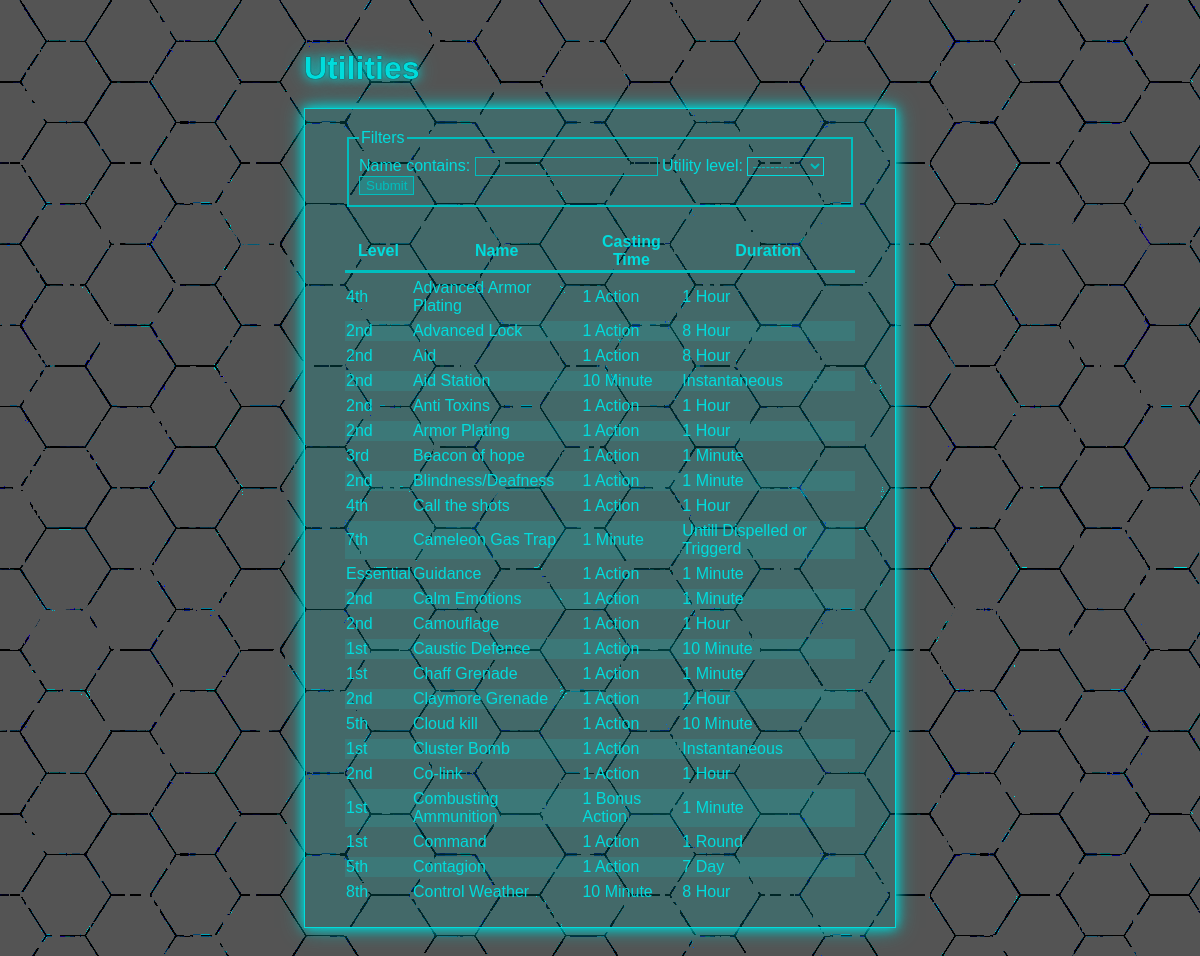
Screenshot of /utilities/ with the database file from the repository.
### utilities/models.py (models this page shows, shortened)
class Utility(models.Model):
    name = models.CharField(max_length=25)
    description = models.TextField(blank=True)
    at_higher_levels = models.TextField(blank=True)
    ritual = models.BooleanField(default=False)
    utility_level = models.ForeignKey(
        UtilityLevel, models.SET_DEFAULT, default=0)
    casting_time_unit = models.ForeignKey(
        UtilityCastingTimeUnit, models.SET_DEFAULT, default=1)
    casting_time_quantity = models.IntegerField(null=True)
    reaction_casting_description = models.TextField(blank=True)
    components = models.ManyToManyField(UtilityComponent, blank=True)
    material_components = models.TextField(blank=True)
    range_type = models.ForeignKey(RangeType, models.SET_NULL, null=True)
    range_distance = models.IntegerField(null=True, default=0)
    duration_type = models.ForeignKey(DurationType, models.SET_NULL, null=True)
    duration_time_unit = models.ForeignKey(
        DurationTimeUnit, on_delete=models.SET_NULL, null=True, blank=True)
    duration_quantity = models.IntegerField(null=True, blank=True)
    origin = models.CharField(max_length=25, blank=True)
    origin_link = models.URLField(blank=True)
    class Meta:
        verbose_name_plural = 'Utilities'

class UtilityLevel(models.Model):
    id = models.IntegerField(primary_key=True)
    level = models.CharField(max_length=10)
    def __str__(self):
        return self.level

class UtilityCastingTimeUnit(models.Model):
    unit = models.CharField(max_length=15)
    def __str__(self):
        return self.unit

class DurationTimeUnit(models.Model):
    unit = models.CharField(max_length=10)
    def __str__(self):
        return self.unit

class DurationType(models.Model):
    type = models.CharField(max_length=30)
    def __str__(self):
        return self.type

### utilities/views.py (the view)
# urls.py: path('', views.utility_list, name='utility_list'),
def utility_list(request):
    utilities = Utility.objects.all()
    utilities_filter = UtilityFilter(request.GET, queryset=utilities)
    context = {
        'utilities_filter': utilities_filter
    }
    return render(request, "utilities/utility_list.html", context)

### utilities/templates/utilities/utility_list.html
{% extends 'utilities/base.html' %}
{% block 'header' %}
<h1>Utilities</h1>
{% endblock 'header' %}
{% block 'content' %}
<div>
  <form method="get">
    <fieldset>
      <legend>Filters</legend>
      {{ utilities_filter.form }}
      <button>Submit</button>
    </fieldset>
  </form>
</div>
  {% if utilities_filter.qs %}
  <table>
    <thead>
      <tr>
        <th>Level</th>
        <th>Name</th>
        <th>Casting Time</th>
        <th class="md">Duration</th>
      </tr>
    </thead>
    <tbody>
      {% for utility in utilities_filter.qs %}
      <tr class="data-href" onclick="javascript:window.location.href=`{% url 'detail' utility.id %}`; return false;">
        <td>{{ utility.utility_level }}</td>
        <td>{{ utility.name }}</td>
        <td>{{ utility.casting_time_quantity }} {{ utility.casting_time_unit }}</td>
        {% if utility.duration_type.type == "Time" or utility.duration_type.type == "Consentration" %}
        <td class="md">{{ utility.duration_quantity }} {{ utility.duration_time_unit }}</td>
        {% else %}
        <td class="md">{{ utility.duration_type }}</td>
        {% endif %}
      </tr>
      {% endfor %}
    </tbody>
  </table>
  {% else %}
  <p>No utility found.</p>
  {% endif %}
{% endblock 'content' %}

### utilities/static/utilities/style.css (style rules this page uses)
:root { --color-white: rgba(255,255,255,1); --color-Damn-Light: rgba(0,220,220,1); --color-Light: rgba(0,190,190,1); --color-Dark: rgba(60,60,60,1); --color-Black: rgba(33,33,33,1); --font-Size: 18px; }
body { background-image: url("hexgrid_gray_hex_effect.png"); background-attachment: fixed; font-family: 'Rajdhani', sans-serif; }
h1 { text-shadow: 0 0 1px black, 0 0 10px var(--color-Damn-Light), 0 0 20px var(--color-Light); }
.container * { outline: none; }
table { border-collapse: separate; border-spacing: 0px 5px; width: 100%; }
th { font-weight: bold; text-align: center; border-bottom: solid #00bebe; }
tbody > tr:nth-child(odd) { background: none; transition: .3s; }
tbody > tr:nth-child(even) { background: rgba(0, 255, 255, 0.1); transition: .3s; }
.data-href { cursor: pointer; }
fieldset { border: 2px solid var(--color-Light); padding: 10px; justify-content: space-between; margin-bottom: 20px; }
input[type=text] { border: 1px solid rgba(0,190,190,1); background: transparent; color: var(--color-Light); }
select { background: transparent; box-shadow: none; border: 1px solid var(--color-Damn-Light); color: var(--color-Light); }
button { overflow: hidden; position: relative; border: 1px solid var(--color-Light); background: rgba(0,190,190,0.3); color: var(--color-Light); }

### rows the page displays
Utility: utility_level "4th", name "Advanced Armor Plating", casting_time_quantity "1", casting_time_unit "Action", duration_quantity "1", duration_time_unit "Hour"
Utility: utility_level "2nd", name "Advanced Lock", casting_time_quantity "1", casting_time_unit "Action", duration_quantity "8", duration_time_unit "Hour"
Utility: utility_level "2nd", name "Aid", casting_time_quantity "1", casting_time_unit "Action", duration_quantity "8", duration_time_unit "Hour"
Utility: utility_level "2nd", name "Aid Station", casting_time_quantity "10", casting_time_unit "Minute", duration_type "Instantaneous"
Utility: utility_level "2nd", name "Anti Toxins", casting_time_quantity "1", casting_time_unit "Action", duration_quantity "1", duration_time_unit "Hour"
Utility: utility_level "2nd", name "Armor Plating", casting_time_quantity "1", casting_time_unit "Action", duration_quantity "1", duration_time_unit "Hour"
Utility: utility_level "3rd", name "Beacon of hope", casting_time_quantity "1", casting_time_unit "Action", duration_quantity "1", duration_time_unit "Minute"
Utility: utility_level "2nd", name "Blindness/Deafness", casting_time_quantity "1", casting_time_unit "Action", duration_quantity "1", duration_time_unit "Minute"
Utility: utility_level "4th", name "Call the shots", casting_time_quantity "1", casting_time_unit "Action", duration_quantity "1", duration_time_unit "Hour"
Utility: utility_level "7th", name "Cameleon Gas Trap", casting_time_quantity "1", casting_time_unit "Minute", duration_type "Untill Dispelled or Triggerd"
Utility: utility_level "Essential", name "Guidance", casting_time_quantity "1", casting_time_unit "Action", duration_quantity "1", duration_time_unit "Minute"
Utility: utility_level "2nd", name "Calm Emotions", casting_time_quantity "1", casting_time_unit "Action", duration_quantity "1", duration_time_unit "Minute"
Utility: utility_level "2nd", name "Camouflage", casting_time_quantity "1", casting_time_unit "Action", duration_quantity "1", duration_time_unit "Hour"
Utility: utility_level "1st", name "Caustic Defence", casting_time_quantity "1", casting_time_unit "Action", duration_quantity "10", duration_time_unit "Minute"
Utility: utility_level "1st", name "Chaff Grenade", casting_time_quantity "1", casting_time_unit "Action", duration_quantity "1", duration_time_unit "Minute"
Utility: utility_level "2nd", name "Claymore Grenade", casting_time_quantity "1", casting_time_unit "Action", duration_quantity "1", duration_time_unit "Hour"
Utility: utility_level "5th", name "Cloud kill", casting_time_quantity "1", casting_time_unit "Action", duration_quantity "10", duration_time_unit "Minute"
Utility: utility_level "1st", name "Cluster Bomb", casting_time_quantity "1", casting_time_unit "Action", duration_type "Instantaneous"
Utility: utility_level "2nd", name "Co-link", casting_time_quantity "1", casting_time_unit "Action", duration_quantity "1", duration_time_unit "Hour"
Utility: utility_level "1st", name "Combusting Ammunition", casting_time_quantity "1", casting_time_unit "Bonus Action", duration_quantity "1", duration_time_unit "Minute"
Utility: utility_level "1st", name "Command", casting_time_quantity "1", casting_time_unit "Action", duration_quantity "1", duration_time_unit "Round"
Utility: utility_level "5th", name "Contagion", casting_time_quantity "1", casting_time_unit "Action", duration_quantity "7", duration_time_unit "Day"
Utility: utility_level "8th", name "Control Weather", casting_time_quantity "10", casting_time_unit "Minute", duration_quantity "8", duration_time_unit "Hour"
